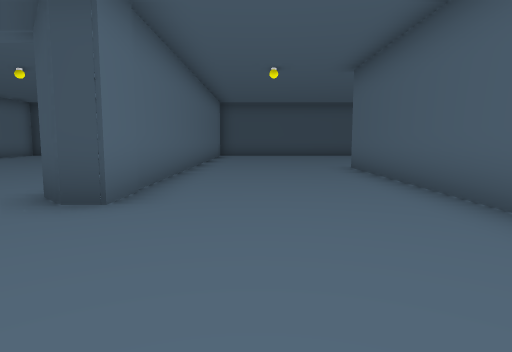
View 1 (above)

24 first-person views from a walk through a scene from a Unity 3-D project. The camera is 1.4 m above the floor, tilts 6° down and sees 75° across. The floor is counted in squares, 2 m on a side. Each view is taken from the middle of a square. On the plan, view 1 faces up. The plan holds only what a view shows up to about 10 squares ahead; the rest is blank. The place goes on beyond the plan. The player is left out.

View 2
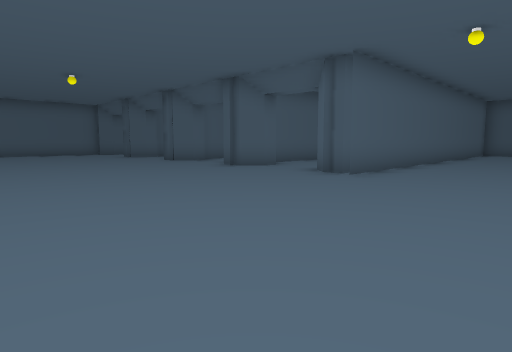

View 3
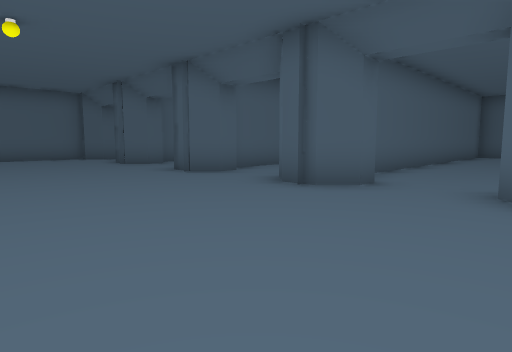

View 4
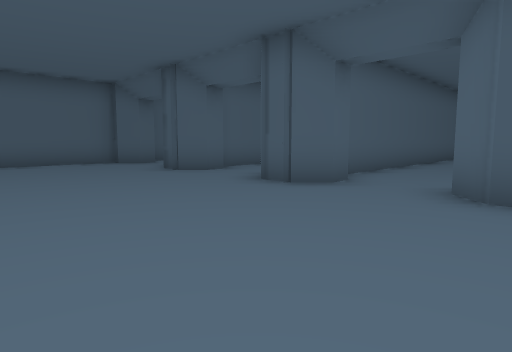

View 5
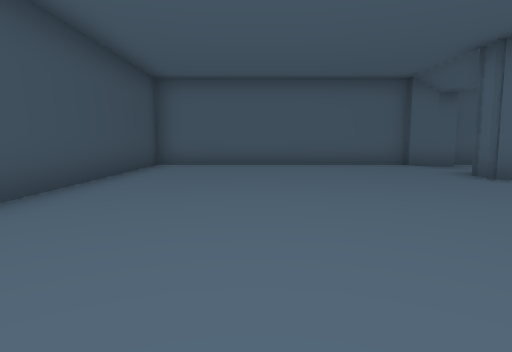

View 6
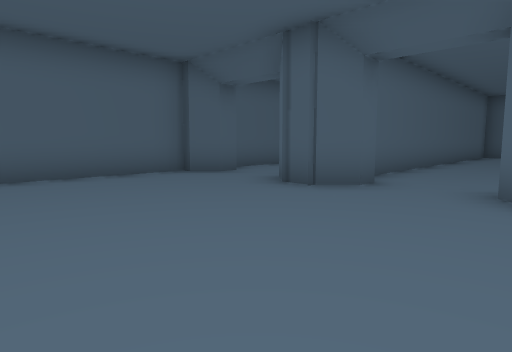

View 7
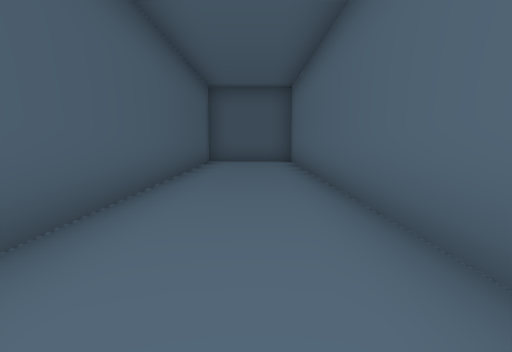

View 8
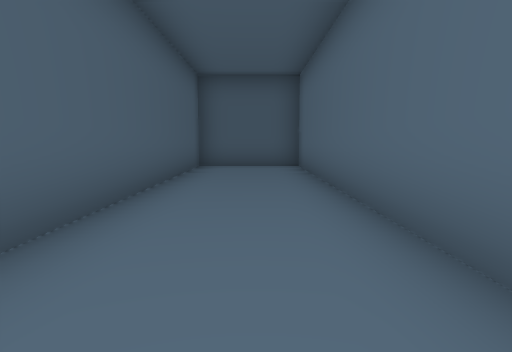

View 9
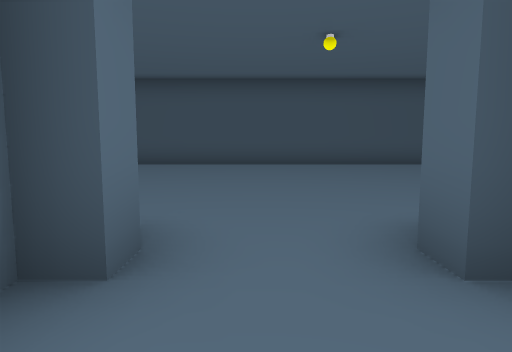

View 10
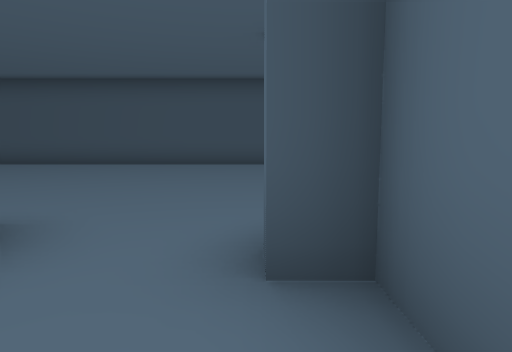

View 11
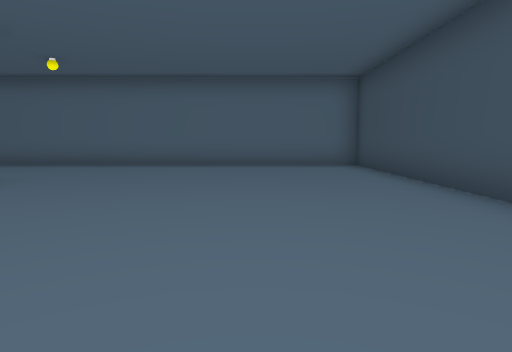

View 12
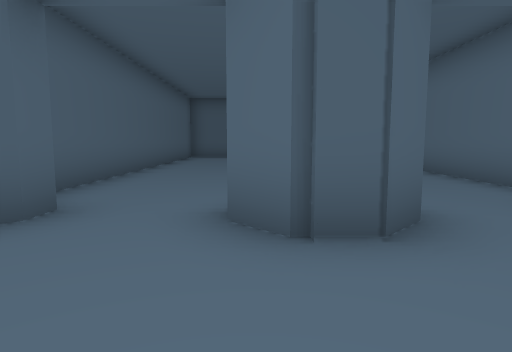

View 13
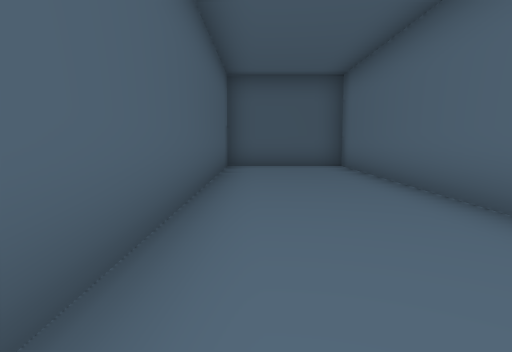

View 14
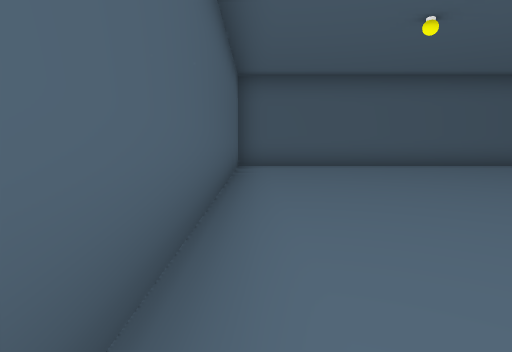

View 15
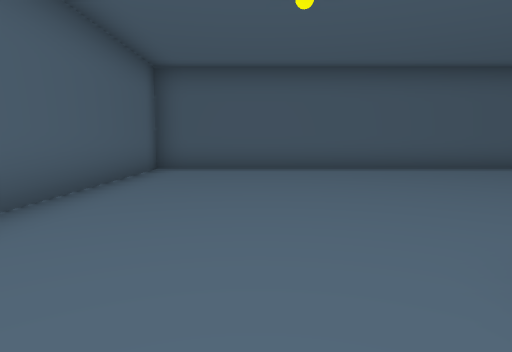

View 16
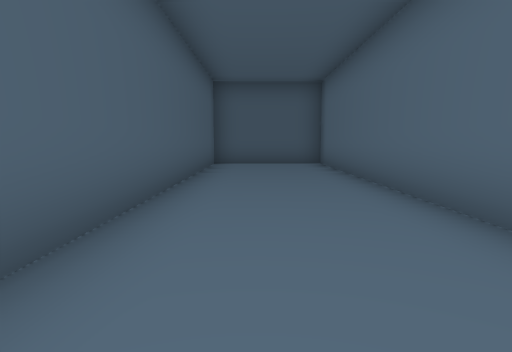

View 17
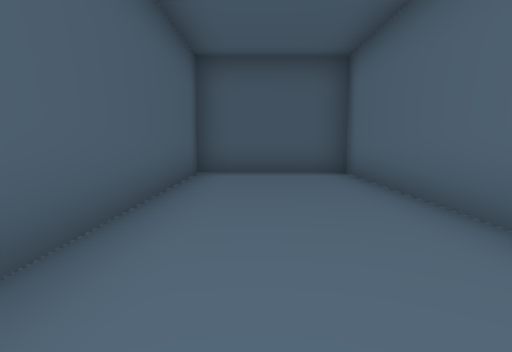

View 18
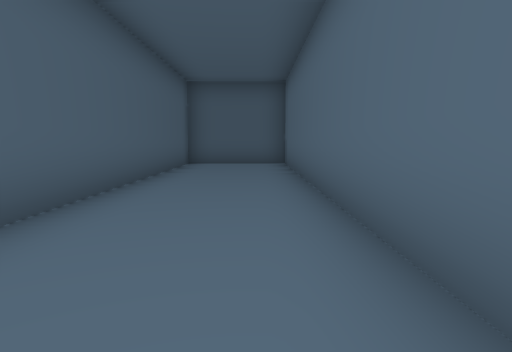

View 19
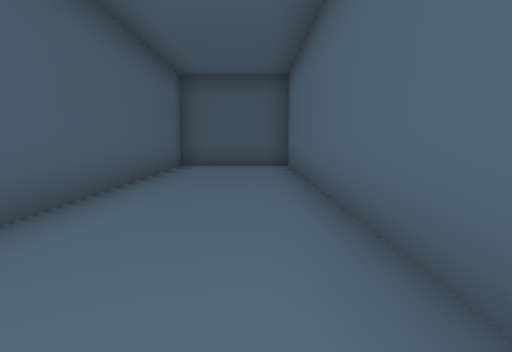

View 20
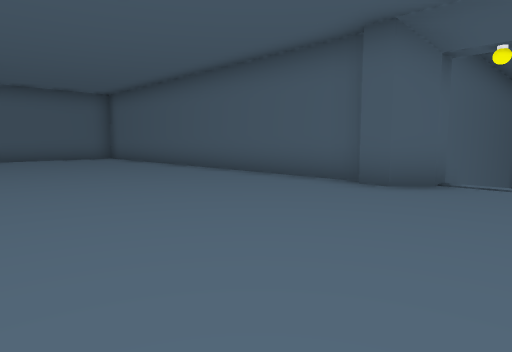

View 21
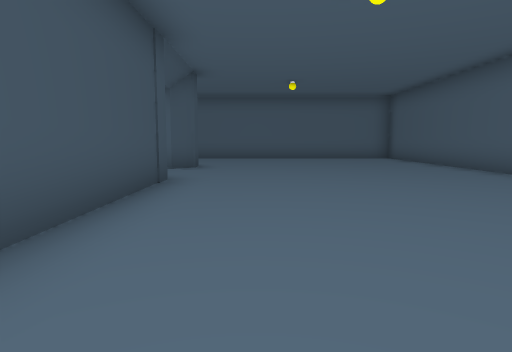

View 22
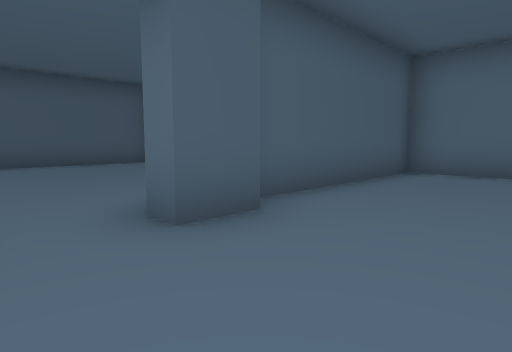

View 23
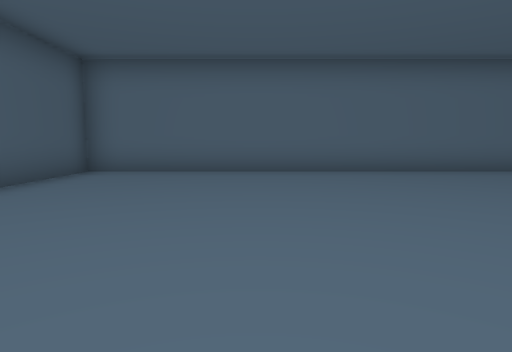

View 24
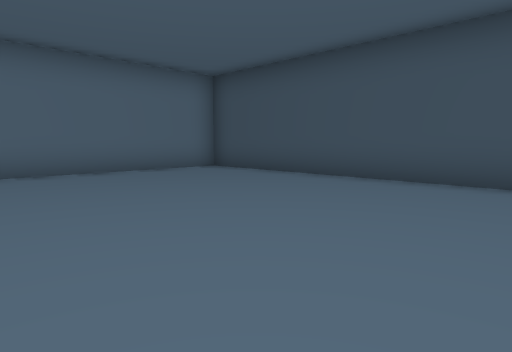

### Floor plan
Points are (right, up) in squares from view 1. A wall is a line through its corners. A room is listed if a view was taken in it or the views show most of it. See-through windows are left out.
Room 1 (views 1, 2, 3, 4, 5, 6, 7, 8, 9, 10, 11, 12, 13, 14, 15, 16, 17, 18, 19, 20, 21)
walls: (3, 4.5) (3, -3.4) (6.3, -3.4) (6.3, 6.1); (5.5, 7.5) (5.5, 8.1) (6, 8.6) (6.7, 8.6) (7.3, 8.1) (7.3, 7.6) (6.8, 7.6) (6.8, -3.4) (9.6, -3.4) (9.6, 7.6) (9.1, 7.6) (9.1, 8.1) (9.5, 8.6) (10.2, 8.6) (10.8, 8.1); (10.1, 6) (10.1, -3.4) (13.1, -3.4) (13.1, 7.3); (12.5, 7.5) (12.5, 8.1) (13, 8.6) (13.7, 8.6) (14.3, 8.1); (13.6, 3) (13.6, -3.4) (16.8, -3.4) (16.8, 7.3); (-4.4, 4.6) (-4.4, 4); (-4.9, 3.6) (-9, 3.6); (16, 7.5) (16, 8.1) (16.6, 8.6); (16.8, 8.5) (16.8, 15.9) (-1.7, 15.9) (-1.7, 3.6) (-2.2, 3.6) (-2.7, 4.1); (-8.3, -3.4) (2.5, -3.4) (2.5, 8.6) (3.2, 8.6) (3.8, 8.1); (-9.4, -3.6) (-8.8, -3.1) (-8.3, -3.1); (-9.2, -7.5) (-9.2, -3.5)
ways out: opening at (-3.5, 4) to room 2
Room 2 (views 22, 23, 24)
walls: (-5.5, 4.6) (-4.4, 4.6); (-3.8, 15.9) (-10.6, 15.9) (-10.6, 4.2) (-5.9, 4.2)
ways out: opening at (-3.5, 4) to room 1

Positions as (right, up) in squares from view 1, and headings:
1: (0, 0), facing up
2: (-1, 15), facing down-right
3: (3, 13), facing down-right
4: (6, 13), facing down-right
5: (7, 13), facing right
6: (10, 13), facing down-right
7: (8, 8), facing down
8: (8, 6), facing down
9: (8, 6), facing up
10: (9, 6), facing up
11: (8, 13), facing left
12: (14, 11), facing down
13: (16, 6), facing down
14: (2, 6), facing down
15: (0, 5), facing down
16: (5, 7), facing down
17: (5, 4), facing down
18: (11, 7), facing down
19: (11, 6), facing down
20: (-11, 2), facing down-right
21: (-11, 2), facing right
22: (-3, 7), facing down-left
23: (-3, 8), facing left
24: (-3, 10), facing up-left
